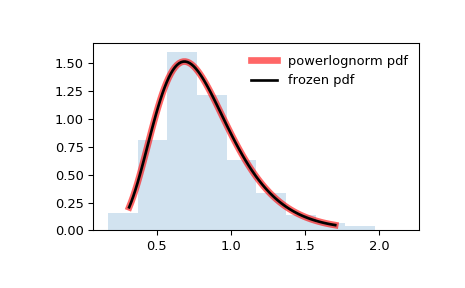

Reproduce this figure in Python.
from scipy.stats import powerlognorm
import matplotlib.pyplot as plt
fig, ax = plt.subplots(1, 1)

# Calculate a few first moments:

c, s = 2.14, 0.446
mean, var, skew, kurt = powerlognorm.stats(c, s, moments='mvsk')

# Display the probability density function (``pdf``):

x = np.linspace(powerlognorm.ppf(0.01, c, s),
                powerlognorm.ppf(0.99, c, s), 100)
ax.plot(x, powerlognorm.pdf(x, c, s),
       'r-', lw=5, alpha=0.6, label='powerlognorm pdf')

# Alternatively, the distribution object can be called (as a function)
# to fix the shape, location and scale parameters. This returns a "frozen"
# RV object holding the given parameters fixed.

# Freeze the distribution and display the frozen ``pdf``:

rv = powerlognorm(c, s)
ax.plot(x, rv.pdf(x), 'k-', lw=2, label='frozen pdf')

# Check accuracy of ``cdf`` and ``ppf``:

vals = powerlognorm.ppf([0.001, 0.5, 0.999], c, s)
np.allclose([0.001, 0.5, 0.999], powerlognorm.cdf(vals, c, s))
# True

# Generate random numbers:

r = powerlognorm.rvs(c, s, size=1000)

# And compare the histogram:

ax.hist(r, density=True, histtype='stepfilled', alpha=0.2)
ax.legend(loc='best', frameon=False)
plt.show()
